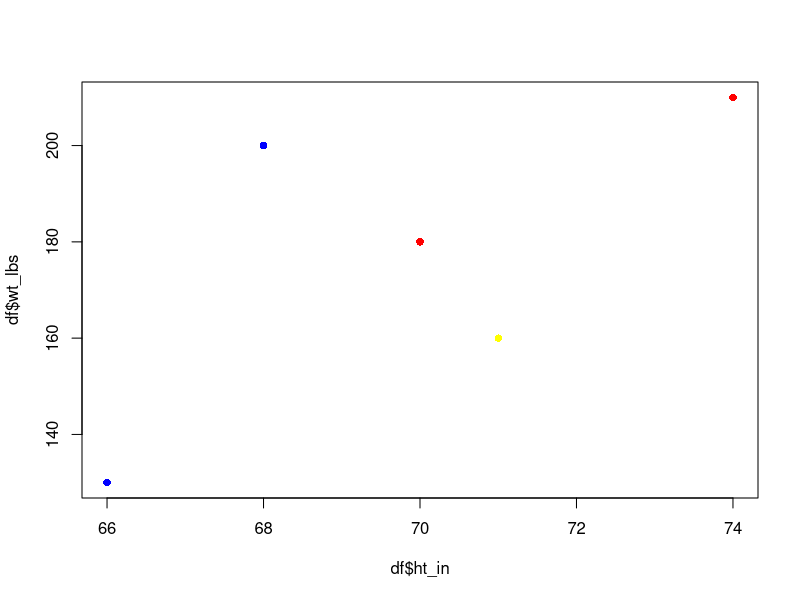

Write the R code that produced this figure.
# R Script 02 =================================
# Create some data
age <- c(34, 23, 54, 38, 40)
ht_in <- c(66, 71, 74, 70, 68)
wt_lbs <- c(130, 160, 210, 180, 200)
bmi <- (703 * wt_lbs) / ((ht_in) * (ht_in))
favColor <- c("blue","yellow","red","red","blue")
bmi_gt30 <- bmi > 30

# What type of data is bmi?
class(bmi)

# What type of data is bmi_gt30?
class(bmi_gt30)

# What type of data is favColor?
class(favColor)

# let's put these together
# in a data.frame
df <- data.frame(age,
                 favColor,
                 ht_in,
                 wt_lbs,
                 bmi,
                 bmi_gt30)

# look at it
df

# look at it in the viewer
View(df)

# or click on it in GLOBAL ENVIRONMENT viewer

# get details
str(df)
dim(df)

# look at top 6 rows which is whole dataset
head(df)

# loo at bottom 2 rows
tail(df, 2)

# select the age column using $, get the mean
mean(df$age)

# mean() function is in the base package
help(mean)

# how would you find the median of age?
# hint help(median)
median(df$age)


# what about the standard deviation of age?
# click on Packages, find stats package
# in stats package, type in "standard" to find sd()
sd(df$age)



# plot x=ht_in and y=wt_lbs
# plot both
# plot favorite colors
plot(x=df$ht_in, 
     y=df$wt_lbs, 
     pch=16,
     col = df$favColor)

# pch is plotting character
# learn more, help(points)


# take a quick look at your session
sessionInfo()

